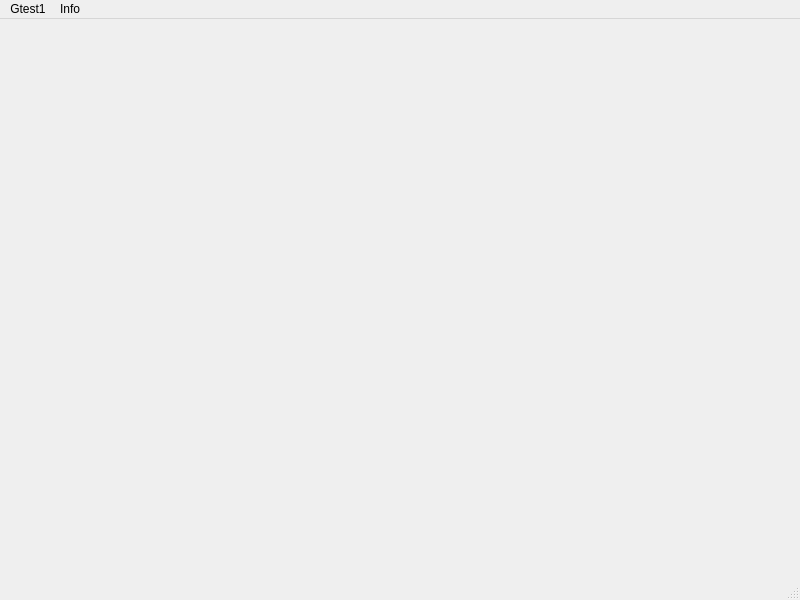
<?xml version="1.0" encoding="UTF-8"?>
<ui version="4.0">
 <class>GrowboxControl</class>
 <widget class="QMainWindow" name="GrowboxControl">
  <property name="geometry">
   <rect>
    <x>0</x>
    <y>0</y>
    <width>800</width>
    <height>600</height>
   </rect>
  </property>
  <property name="windowTitle">
   <string>GrowboxControl</string>
  </property>
  <widget class="QWidget" name="centralwidget"/>
  <widget class="QMenuBar" name="menubar">
   <property name="geometry">
    <rect>
     <x>0</x>
     <y>0</y>
     <width>800</width>
     <height>21</height>
    </rect>
   </property>
   <widget class="QMenu" name="menuGtest1">
    <property name="title">
     <string>Gtest1</string>
    </property>
    <addaction name="actionGtest2"/>
    <addaction name="actiontest3"/>
   </widget>
   <widget class="QMenu" name="menuInfo">
    <property name="title">
     <string>Info</string>
    </property>
   </widget>
   <addaction name="menuGtest1"/>
   <addaction name="menuInfo"/>
  </widget>
  <widget class="QStatusBar" name="statusbar"/>
  <action name="actionGtest2">
   <property name="text">
    <string>Gtest2</string>
   </property>
  </action>
  <action name="actiontest3">
   <property name="text">
    <string>test3</string>
   </property>
  </action>
 </widget>
 <resources/>
 <connections/>
</ui>
